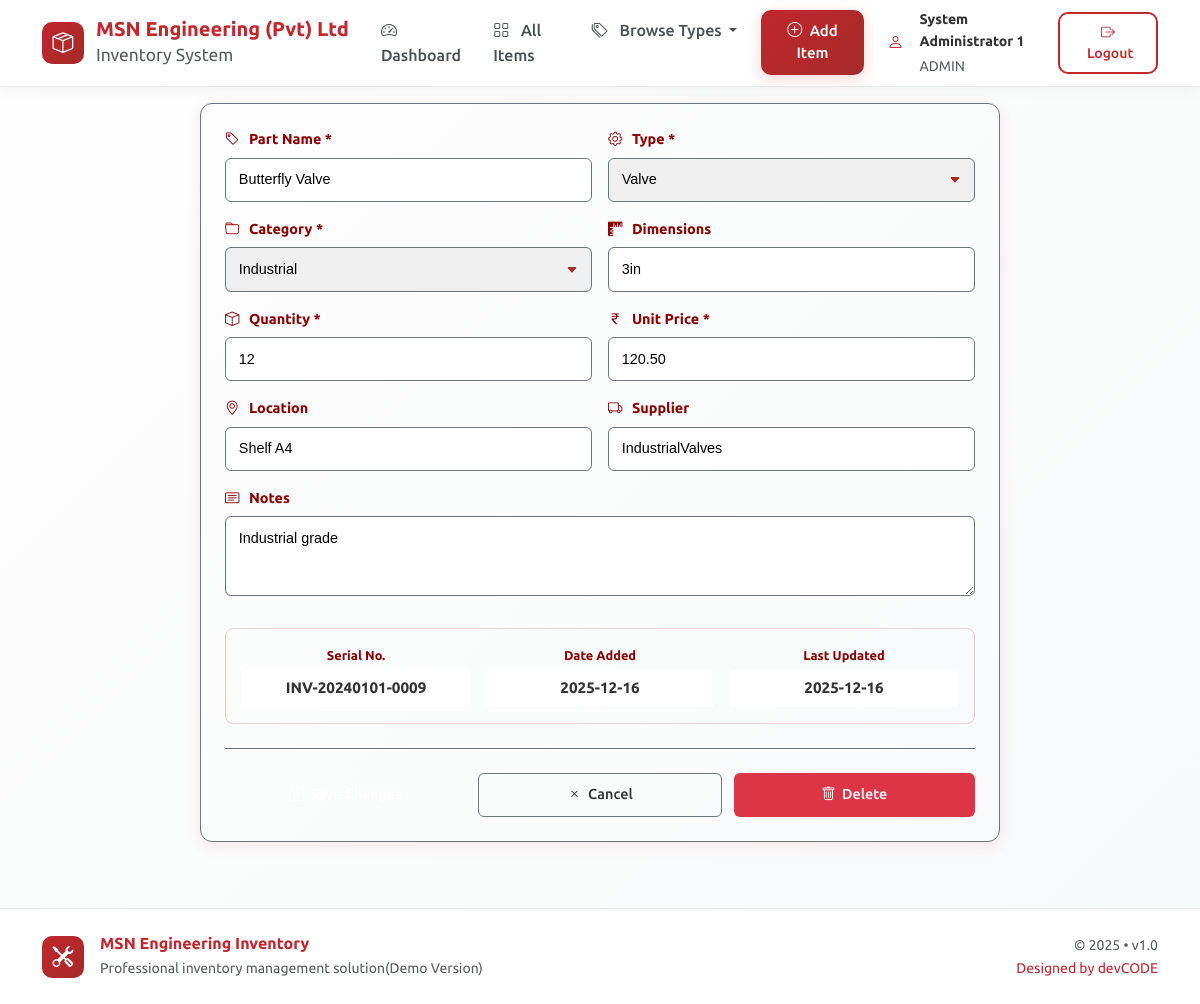
Page /edit_item/16 (signed in) on the committed database.
### tables this page shows
CREATE TABLE inventory
                 (id INTEGER PRIMARY KEY AUTOINCREMENT,
                  serial_number TEXT UNIQUE NOT NULL,
                  part_name TEXT NOT NULL,
                  part_type TEXT NOT NULL,
                  category TEXT NOT NULL,
                  dimensions TEXT,
                  quantity INTEGER NOT NULL,
                  unit_price REAL NOT NULL,
                  location TEXT,
                  supplier TEXT,
                  date_added TEXT,
                  last_updated TEXT,
                  notes TEXT);

### app.py (the view, shortened to what this page needs)
@app.route('/edit_item/<int:item_id>', methods=['GET', 'POST'])
@login_required
@admin_required
def edit_item(item_id):
    conn = get_db_connection()
    item = conn.execute('SELECT * FROM inventory WHERE id = ?', (item_id,)).fetchone()
    conn.close()
    if item is None:
        flash('Item not found!', 'error')
        return redirect(url_for('view_inventory'))
    return render_template('edit_item.html', item=item)

### app.py (called while the page is built)
def login_required(f):
    @wraps(f)
    def decorated_function(*args, **kwargs):
        if 'user_id' not in session:
            return redirect(url_for('login'))
        return f(*args, **kwargs)
    return decorated_function

def admin_required(f):
    @wraps(f)
    def decorated_function(*args, **kwargs):
        if 'user_type' not in session or session['user_type'] != 'admin':
            flash('Admin access required!', 'error')
            return redirect(url_for('dashboard'))
        return f(*args, **kwargs)
    return decorated_function

def get_db_connection():
    conn = sqlite3.connect('inventory.db')
    conn.row_factory = sqlite3.Row
    return conn

### templates/edit_item.html (shortened to what this page needs)
{% extends "base.html" %}
{% block content %}
<div class="compact-form-container">
    <div class="compact-form">
        <form method="POST">
            <div class="compact-form-row">
                <div class="compact-form-group">
                    <label for="part_name"><i class="bi bi-tag"></i> Part Name *</label>
                    <input type="text" id="part_name" name="part_name" class="compact-input"
                           value="{{ item.part_name }}" required>
                </div>
                <div class="compact-form-group">
                    <label for="part_type"><i class="bi bi-gear"></i> Type *</label>
                    <select id="part_type" name="part_type" class="compact-select" required>
                        <option value="Valve" {% if item.part_type == 'Valve' %}selected{% endif %}>Valve</option>
                    </select>
                </div>
            </div>
            <div class="compact-form-row">
                <div class="compact-form-group">
                    <label for="category"><i class="bi bi-folder"></i> Category *</label>
                    <select id="category" name="category" class="compact-select" required>
                        <option value="Industrial" {% if item.category == 'Industrial' %}selected{% endif %}>Industrial</option>
                    </select>
                </div>
                <div class="compact-form-group">
                    <label for="dimensions"><i class="bi bi-rulers"></i> Dimensions</label>
                    <input type="text" id="dimensions" name="dimensions" class="compact-input"
                           value="{{ item.dimensions or '' }}" placeholder="Size/Measurements">
                </div>
            </div>
            <div class="compact-form-row">
                <div class="compact-form-group">
                    <label for="quantity"><i class="bi bi-box"></i> Quantity *</label>
                    <input type="number" id="quantity" name="quantity" class="compact-input"
                           value="{{ item.quantity }}" required min="0">
                </div>
                <div class="compact-form-group">
                    <label for="unit_price"><i class="bi bi-currency-rupee"></i> Unit Price *</label>
                    <input type="number" id="unit_price" name="unit_price" class="compact-input"
                           value="{{ "%.2f"|format(item.unit_price) }}" required step="0.01" min="0">
                </div>
            </div>
            <div class="compact-form-row">
                <div class="compact-form-group">
                    <label for="location"><i class="bi bi-geo-alt"></i> Location</label>
                    <input type="text" id="location" name="location" class="compact-input"
                           value="{{ item.location or '' }}" placeholder="Storage location">
                </div>
                <div class="compact-form-group">
                    <label for="supplier"><i class="bi bi-truck"></i> Supplier</label>
                    <input type="text" id="supplier" name="supplier" class="compact-input"
                           value="{{ item.supplier or '' }}" placeholder="Supplier name">
                </div>
            </div>
            <div class="compact-form-group">
                <label for="notes"><i class="bi bi-card-text"></i> Notes</label>
                <textarea id="notes" name="notes" class="compact-textarea"
                          placeholder="Additional notes...">{{ item.notes or '' }}</textarea>
            </div>
            <div class="item-details-box">
                <div class="detail-item">
                    <div class="detail-label">Serial No.</div>
                    <div class="detail-value">{{ item.serial_number }}</div>
                </div>
                <div class="detail-item">
                    <div class="detail-label">Date Added</div>
                    <div class="detail-value">{{ item.date_added[:10] if item.date_added else 'N/A' }}</div>
                </div>
                <div class="detail-item">
                    <div class="detail-label">Last Updated</div>
                    <div class="detail-value">{{ item.last_updated[:10] if item.last_updated else 'Never' }}</div>
                </div>
            </div>
            <div class="compact-form-actions">
                <button type="submit" class="btn-compact btn-compact-primary">
                    <i class="bi bi-save"></i> Save Changes
                </button>
                <a href="{{ url_for('view_inventory') }}" class="btn-compact btn-compact-secondary">
                    <i class="bi bi-x"></i> Cancel
                </a>
                <a href="{{ url_for('delete_item', item_id=item.id) }}"
                   class="btn-compact btn-compact-danger"
                   onclick="return confirm('Delete this item permanently?');">
                    <i class="bi bi-trash"></i> Delete
                </a>
            </div>
        </form>
    </div>
</div>
{% endblock %}

### static/css/custom.css (style rules this page uses)
:root { --maroon-light: #c1272d; --maroon-medium: #a52a2a; --maroon-dark: #8b0000; --white-pure: #ffffff; --white-soft: #f8f9fa; --white-cream: #fefefe; --gray-light: #e9ecef; --gray-medium: #6c757d; --gray-dark: #343a40; --success-light: #d1e7dd; --warning-light: #fff3cd; --danger-light: #f8d7da; --info-light: #cff4fc; --shadow-light: rgba(193, 39, 45, 0.08); --shadow-medium: rgba(193, 39, 45, 0.12); --shadow-dark: rgba(193, 39, 45, 0.15); }
body { font-family: 'Ubuntu', -apple-system, BlinkMacSystemFont, sans-serif; background: linear-gradient(135deg, var(--white-cream) 0%, var(--white-soft) 100%); color: var(--gray-dark); line-height: 1.6; min-height: 100vh; overflow-x: hidden; }

### templates/base.html (style rules this page uses)
:root { --maroon-light: #c1272d; --maroon-medium: #a52a2a; --maroon-dark: #8b0000; --white-pure: #ffffff; --white-soft: #f8f9fa; --white-cream: #fefefe; --gray-light: #e9ecef; --gray-medium: #6c757d; --shadow-light: rgba(193, 39, 45, 0.08); --shadow-medium: rgba(193, 39, 45, 0.12); }
body { font-family: 'Ubuntu', -apple-system, BlinkMacSystemFont, sans-serif; background: linear-gradient(135deg, var(--white-cream) 0%, var(--white-soft) 100%); color: #333; min-height: 100vh; }

### templates/edit_item.html (style rules this page uses)
.compact-form-container { max-width: 800px; margin: 0 auto; }
.compact-form { background: var(--white); border-radius: 12px; padding: 1.5rem; box-shadow: 0 3px 15px rgba(165, 42, 42, 0.1); border: 1px solid var(--gray-medium); }
.compact-form-group { margin-bottom: 1rem; }
.compact-form-row { display: flex; gap: 1rem; margin-bottom: 1rem; }
.compact-form-row .compact-form-group { flex: 1; margin-bottom: 0; }
.compact-form-group label { display: block; color: var(--maroon-dark); font-weight: 600; font-size: 0.9rem; margin-bottom: 0.4rem; }
.compact-form-group label i { color: var(--maroon-primary); margin-right: 6px; width: 16px; }
.compact-input, .compact-select, .compact-textarea { width: 100%; padding: 0.6rem 0.8rem; border: 1px solid var(--gray-medium); border-radius: 6px; font-family: 'Poppins', sans-serif; font-size: 0.9rem; transition: all 0.2s ease; }
.compact-select { appearance: none; background-repeat: no-repeat; background-position: right 0.8rem center; background-size: 12px; padding-right: 2rem; }
.compact-textarea { resize: vertical; min-height: 80px; }
.item-details-box { background: var(--maroon-pale); border-radius: 8px; padding: 1rem; margin: 1.5rem 0; display: grid; grid-template-columns: repeat(3, 1fr); gap: 1rem; border: 1px solid rgba(165, 42, 42, 0.2); }
.detail-item { text-align: center; }
.detail-label { font-size: 0.8rem; color: var(--maroon-dark); font-weight: 600; margin-bottom: 0.25rem; }
.detail-value { font-size: 0.95rem; color: var(--text-dark); font-weight: 700; background: white; padding: 0.4rem; border-radius: 4px; border: 1px solid var(--maroon-primary); }
.compact-form-actions { display: flex; gap: 0.75rem; margin-top: 1.5rem; padding-top: 1.5rem; border-top: 1px solid var(--gray-medium); }
.btn-compact { padding: 0.6rem 1.2rem; border-radius: 6px; font-weight: 500; font-size: 0.9rem; text-decoration: none; display: inline-flex; align-items: center; justify-content: center; gap: 0.4rem; border: none; cursor: pointer; transition: all 0.2s ease; flex: 1; }
.btn-compact-primary { background: var(--maroon-primary); color: white; }
.btn-compact-secondary { background: var(--off-white); color: var(--text-dark); border: 1px solid var(--gray-medium); }
.btn-compact-danger { background: #dc3545; color: white; }

### rows in the picture
inventory: part_name "Butterfly Valve", part_type "Valve", category "Industrial", dimensions "3in", quantity "12", unit_price "120.50", location "Shelf A4", supplier "IndustrialValves", notes "Industrial grade", serial_number "INV-20240101-0009", date_added "2025-12-16", last_updated "2025-12-16"

### other values in the picture
{{ session.full_name }} "System Administrator 1"
{{ session.user_type|upper }} "ADMIN"
